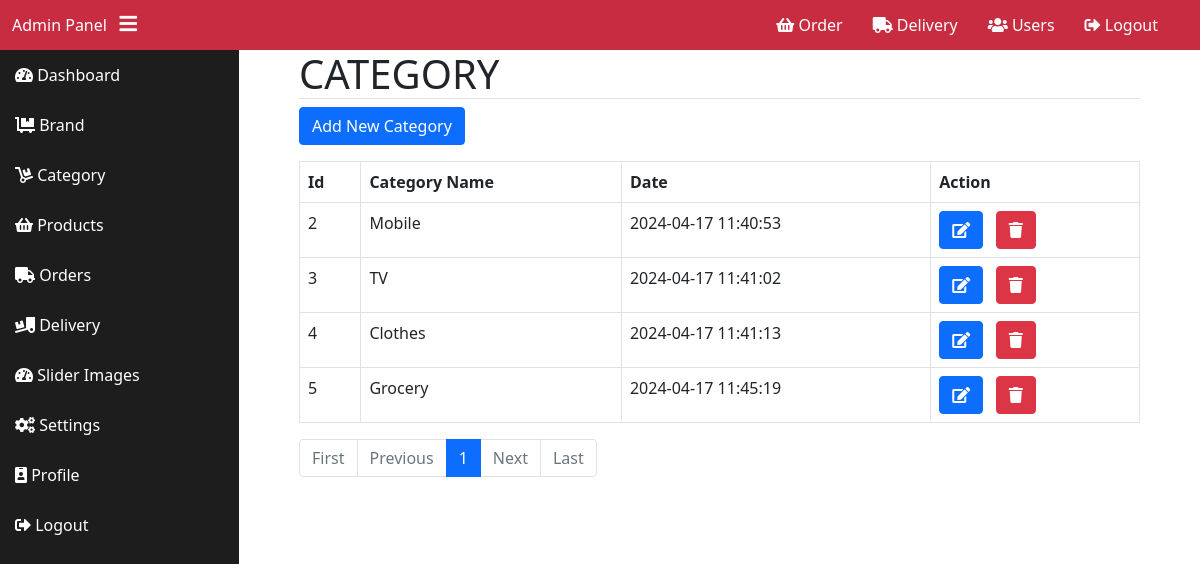
Screenshot of /admin/category.php with the database file from the repository.
### tables this page shows
CREATE TABLE `category` (
  `category_id` int(11) NOT NULL,
  `category_name` varchar(255) NOT NULL,
  `category_slug_url` text NOT NULL,
  `cat_created_at` timestamp NOT NULL DEFAULT current_timestamp() ON UPDATE current_timestamp()
);

### class/Db.php (called while the page is built)
<?php
class Db
{
    private $host = 'localhost';
    private $username = 'root';
    private $password = '';
    private $database = 'pdo_ecommerce_demo';
    public function __construct()
    {
        try {
            $dsn = "mysql:host={$this->host}; dbname={$this->database};";
            $option = array(PDO::ATTR_PERSISTENT);
            $this->db = new PDO($dsn, $this->username, $this->password, $option);
        } catch (PDOException $e) {
            echo "Connection Error:" . $e->getMessage();
        }
    }
}

### class/Crud.php (called while the page is built, shortened)
<?php
require_once "Db.php";
class Crud extends Db
{
    public function get($table_name, $offset, $records_per_page)
    {
        $sql = "SELECT * FROM $table_name LIMIT $offset, $records_per_page";
        $stmt = $this->db->prepare($sql);
        $stmt->execute();
        $result = $stmt->fetchAll(PDO::FETCH_ASSOC);
        return $result;
    }
    public function pagination($table_name, $no_of_records_per_page)
    {
        $query = "SELECT COUNT(*) FROM $table_name";
        $stmt = $this->db->prepare($query);
        $stmt->execute();
        $total_records = $stmt->fetchColumn();
        $total_pages = ceil($total_records / $no_of_records_per_page);
        return $total_pages;
    }
}

### admin/category.php (the view, shortened to what this page needs)
<?php
require_once "includes/header.php";
require_once "../class/Crud.php";
$obj = new Crud();
$no_of_records_per_page = 10;
if (isset($_GET['pageno'])) {
    $pageno = $_GET['pageno'];
} else {
    $pageno = 1;
}
$offset = ($pageno - 1)  * $no_of_records_per_page;
?>
<div class="container">
    <section class="category-section px-5">
        <h1 class="text-uppercase border-bottom">Category</h1>
        <button type="button" class="btn btn-primary shadow-none add_category">
            Add New Category
        </button>
        <table class="table table-bordered mt-3">
            <thead>
                <tr>
                    <th>Id</th>
                    <th>Category Name</th>
                    <th>Date</th>
                    <th>Action</th>
                </tr>
            </thead>
            <tbody>
                <?php
                foreach ($obj->get('category', $offset, $no_of_records_per_page) as $row) {
                ?>
                    <tr id="category_<?= $row['category_id']; ?>">
                        <td><?= $row['category_id']; ?></td>
                        <td><?= $row['category_name'] ?></td>
                        <td><?= $row['cat_created_at'] ?></td>
                        <td><button type="button" class="btn btn-primary shadow-none edit" id="<?= $row['category_id']; ?>"><i class="fas fa-edit"></i></button>&nbsp;&nbsp;
                            <button type="button" class="btn btn-danger shadow-none delete" data-id="<?= $row['category_id']; ?>"><i class="fas fa-trash"></i></button>
                        </td>
                    </tr>
                <?php
                }
                ?>
            </tbody>
        </table>
        <ul class="pagination">
            <li class="page-item <?= $pageno == 1 ? 'disabled' : '' ?>"><a class="page-link shadow-none" href="?pageno=1">First</a></li>
            <li class="page-item <?= $pageno <= 1 ? 'disabled' : '' ?>"><a class="page-link shadow-none" href="<?= $pageno <= 1 ? '#' : '?pageno=' . ($pageno - 1) ?>">Previous</a></li>
            <?php
            $total_pages = $obj->pagination('category', $no_of_records_per_page);
            for ($i = 1; $i <= $total_pages; $i++) {
            ?>
                <li class="page-item <?= $pageno == $i ? 'active' : '' ?>"><a class="page-link shadow-none" href="?pageno=<?= $i ?>"><?= $i ?></a></li>
            <?php
            }
            ?>
            <li class="page-item <?= $pageno >= $total_pages ? 'disabled' : '' ?>"><a class="page-link shadow-none" href="<?= $pageno >= $total_pages ? '#' : '?pageno=' . ($pageno + 1) ?>">Next</a></li>
            <li class="page-item <?= $pageno >= $total_pages ? 'disabled' : '' ?>"><a class="page-link shadow-none" href="?pageno=<?= $total_pages ?>">Last</a></li>
        </ul>
    </section>
</div>
<?php
require_once "includes/footer.php";
?>

### rows the page displays
category: category_id "2", category_name "Mobile", cat_created_at "2024-04-17 11:40:53"
category: category_id "3", category_name "TV", cat_created_at "2024-04-17 11:41:02"
category: category_id "4", category_name "Clothes", cat_created_at "2024-04-17 11:41:13"
category: category_id "5", category_name "Grocery", cat_created_at "2024-04-17 11:45:19"
